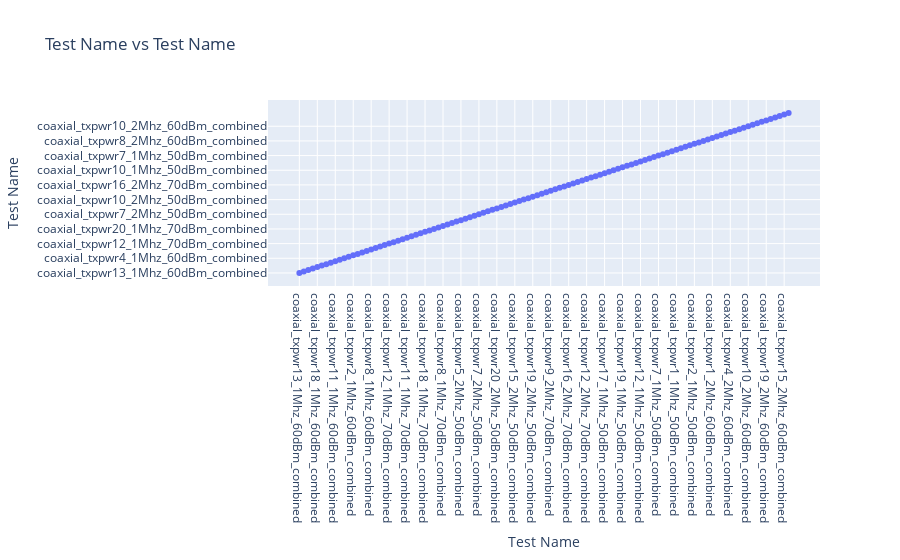
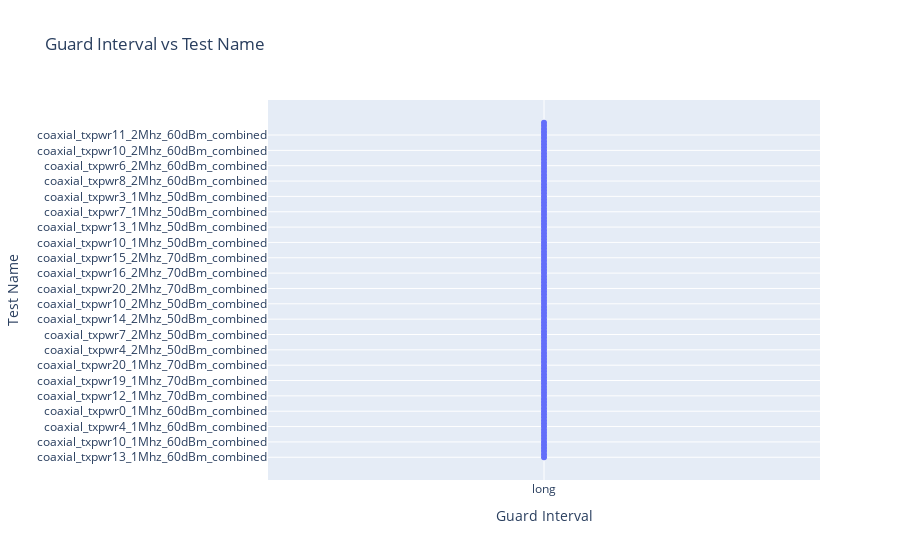
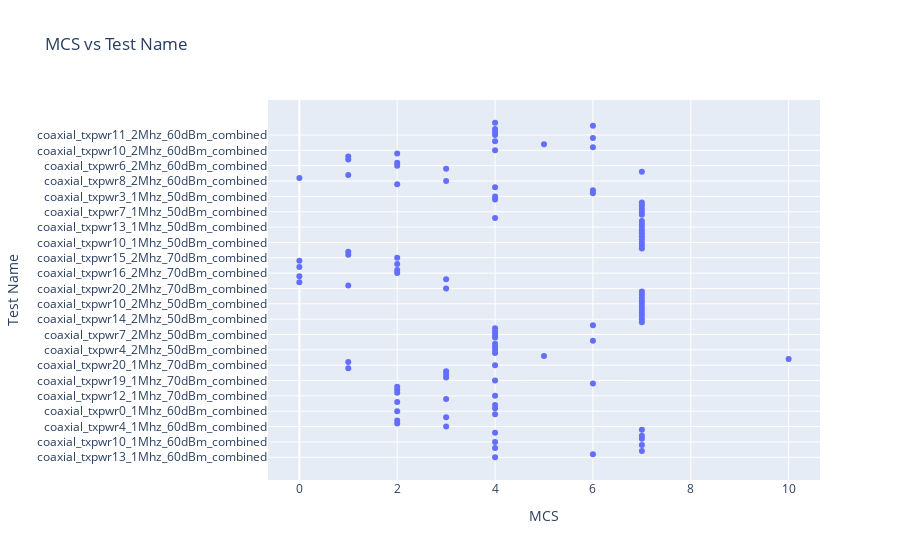
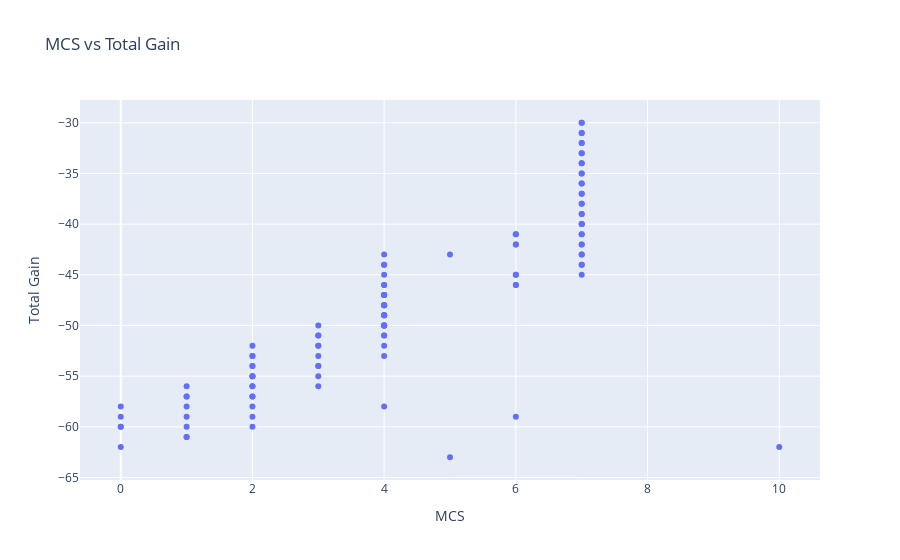

The code cell stored with these charts, in order, in its notebook:
### Code cell
# init commits
scenarios = []
def extract_scenarios_from_text_files(directory):
    for root, dirs, files in os.walk(directory):
        for dir in dirs:
            source_dir = os.path.join(root, dir)
            for file in os.listdir(source_dir):
                print(file)
                if file.endswith('.txt'):
                    file_path = os.path.join(source_dir, file)
                    try:
                        scenario = Scenario(file_path)
                        scenarios.append(scenario)
                    except Exception as e:
                        print(f"An error occurred while processing {file_path}: {e}")
                        continue
    return scenarios

def scenarios_to_dataframe(scenarios):
    data_dicts = [scenario.to_dict() for scenario in scenarios]
    return pd.DataFrame(data_dicts)

def plot_interactive(df):
    def update_plot(x, y):
        fig = px.scatter(df, x=x, y=y, title=f'{x} vs {y}', labels={x: x, y: y})
        fig.show()

    columns = df.columns
    interact(update_plot, x=columns, y=columns)

# Example usage
logs_directory = r'/Users/francesco/Library/CloudStorage/OneDrive-epfl.ch/MA2/Semester Project/DATA/WiFi_HaLow/data/coaxial'
scenarios = extract_scenarios_from_text_files(logs_directory)
data_frame = scenarios_to_dataframe(scenarios)
print(data_frame)

if not data_frame.empty:
    plot_interactive(data_frame)
else:
    print("No data available for plotting.")

### Figure 1 — Plotly figure (JSON) as saved in the notebook; plotly's stock layout.template omitted (floating-point values rounded to 4 significant figures)
{"data": [{"hovertemplate": "Test Name=%{y}<extra></extra>", "legendgroup": "", "marker": {"color": "#636efa", "symbol": "circle"}, "mode": "markers", "name": "", "orientation": "v", "showlegend": false, "type": "scatter", "x": ["coaxial_txpwr13_1Mhz_60dBm_combined", "coaxial_txpwr14_1Mhz_60dBm_combined", "coaxial_txpwr15_1Mhz_60dBm_combined", "coaxial_txpwr12_1Mhz_60dBm_combined", "coaxial_txpwr18_1Mhz_60dBm_combined", "coaxial_txpwr10_1Mhz_60dBm_combined", "coaxial_txpwr17_1Mhz_60dBm_combined", "coaxial_txpwr16_1Mhz_60dBm_combined", "coaxial_txpwr11_1Mhz_60dBm_combined", "coaxial_txpwr19_1Mhz_60dBm_combined", "coaxial_txpwr4_1Mhz_60dBm_combined", "coaxial_txpwr3_1Mhz_60dBm_combined", "coaxial_txpwr2_1Mhz_60dBm_combined", "coaxial_txpwr5_1Mhz_60dBm_combined", "coaxial_txpwr7_1Mhz_60dBm_combined", "coaxial_txpwr0_1Mhz_60dBm_combined", "coaxial_txpwr8_1Mhz_60dBm_combined", "coaxial_txpwr9_1Mhz_60dBm_combined", "coaxial_txpwr1_1Mhz_60dBm_combined", "coaxial_txpwr6_1Mhz_60dBm_combined", "coaxial_txpwr12_1Mhz_70dBm_combined", "coaxial_txpwr15_1Mhz_70dBm_combined", "coaxial_txpwr14_1Mhz_70dBm_combined", "coaxial_txpwr13_1Mhz_70dBm_combined", "coaxial_txpwr11_1Mhz_70dBm_combined", "coaxial_txpwr19_1Mhz_70dBm_combined", "coaxial_txpwr16_1Mhz_70dBm_combined", "coaxial_txpwr17_1Mhz_70dBm_combined", "coaxial_txpwr18_1Mhz_70dBm_combined", "coaxial_txpwr10_1Mhz_70dBm_combined", "coaxial_txpwr20_1Mhz_70dBm_combined", "coaxial_txpwr9_1Mhz_70dBm_combined", "coaxial_txpwr8_1Mhz_70dBm_combined", "coaxial_txpwr7_1Mhz_70dBm_combined", "coaxial_txpwr3_2Mhz_50dBm_combined", "coaxial_txpwr4_2Mhz_50dBm_combined", "coaxial_txpwr5_2Mhz_50dBm_combined", "coaxial_txpwr2_2Mhz_50dBm_combined", "coaxial_txpwr8_2Mhz_50dBm_combined", "coaxial_txpwr0_2Mhz_50dBm_combined", "coaxial_txpwr7_2Mhz_50dBm_combined", "coaxial_txpwr6_2Mhz_50dBm_combined", "coaxial_txpwr1_2Mhz_50dBm_combined", "coaxial_txpwr9_2Mhz_50dBm_combined", "coaxial_txpwr20_2Mhz_50dBm_combined", "coaxial_txpwr14_2Mhz_50dBm_combined", "coaxial_txpwr13_2Mhz_50dBm_combined", "coaxial_txpwr12_2Mhz_50dBm_combined", "coaxial_txpwr15_2Mhz_50dBm_combined", "coaxial_txpwr17_2Mhz_50dBm_combined", "coaxial_txpwr10_2Mhz_50dBm_combined", "coaxial_txpwr18_2Mhz_50dBm_combined", "coaxial_txpwr19_2Mhz_50dBm_combined", "coaxial_txpwr11_2Mhz_50dBm_combined", "coaxial_txpwr16_2Mhz_50dBm_combined", "coaxial_txpwr20_2Mhz_70dBm_combined", "coaxial_txpwr9_2Mhz_70dBm_combined", "coaxial_txpwr8_2Mhz_70dBm_combined", "coaxial_txpwr19_2Mhz_70dBm_combined", "coaxial_txpwr11_2Mhz_70dBm_combined", "coaxial_txpwr16_2Mhz_70dBm_combined", "coaxial_txpwr17_2Mhz_70dBm_combined", "coaxial_txpwr10_2Mhz_70dBm_combined", "coaxial_txpwr18_2Mhz_70dBm_combined", "coaxial_txpwr12_2Mhz_70dBm_combined", "coaxial_txpwr15_2Mhz_70dBm_combined", "coaxial_txpwr14_2Mhz_70dBm_combined", "coaxial_txpwr13_2Mhz_70dBm_combined", "coaxial_txpwr17_1Mhz_50dBm_combined", "coaxial_txpwr18_1Mhz_50dBm_combined", "coaxial_txpwr10_1Mhz_50dBm_combined", "coaxial_txpwr11_1Mhz_50dBm_combined", "coaxial_txpwr19_1Mhz_50dBm_combined", "coaxial_txpwr16_1Mhz_50dBm_combined", "coaxial_txpwr14_1Mhz_50dBm_combined", "coaxial_txpwr13_1Mhz_50dBm_combined", "coaxial_txpwr12_1Mhz_50dBm_combined", "coaxial_txpwr15_1Mhz_50dBm_combined", "coaxial_txpwr0_1Mhz_50dBm_combined", "coaxial_txpwr8_1Mhz_50dBm_combined", "coaxial_txpwr7_1Mhz_50dBm_combined", "coaxial_txpwr6_1Mhz_50dBm_combined", "coaxial_txpwr9_1Mhz_50dBm_combined", "coaxial_txpwr20_1Mhz_50dBm_combined", "coaxial_txpwr1_1Mhz_50dBm_combined", "coaxial_txpwr3_1Mhz_50dBm_combined", "coaxial_txpwr4_1Mhz_50dBm_combined", "coaxial_txpwr5_1Mhz_50dBm_combined", "coaxial_txpwr2_1Mhz_50dBm_combined", "coaxial_txpwr7_2Mhz_60dBm_combined", "coaxial_txpwr8_2Mhz_60dBm_combined", "coaxial_txpwr0_2Mhz_60dBm_combined", "coaxial_txpwr1_2Mhz_60dBm_combined", "coaxial_txpwr20_2Mhz_60dBm_combined", "coaxial_txpwr9_2Mhz_60dBm_combined", "coaxial_txpwr6_2Mhz_60dBm_combined", "coaxial_txpwr4_2Mhz_60dBm_combined", "coaxial_txpwr3_2Mhz_60dBm_combined", "coaxial_txpwr2_2Mhz_60dBm_combined", "coaxial_txpwr5_2Mhz_60dBm_combined", "coaxial_txpwr10_2Mhz_60dBm_combined", "coaxial_txpwr18_2Mhz_60dBm_combined", "coaxial_txpwr17_2Mhz_60dBm_combined", "coaxial_txpwr16_2Mhz_60dBm_combined", "coaxial_txpwr19_2Mhz_60dBm_combined", "coaxial_txpwr11_2Mhz_60dBm_combined", "coaxial_txpwr13_2Mhz_60dBm_combined", "coaxial_txpwr14_2Mhz_60dBm_combined", "coaxial_txpwr15_2Mhz_60dBm_combined", "coaxial_txpwr12_2Mhz_60dBm_combined"], "xaxis": "x", "y": ["coaxial_txpwr13_1Mhz_60dBm_combined", "coaxial_txpwr14_1Mhz_60dBm_combined", "coaxial_txpwr15_1Mhz_60dBm_combined", "coaxial_txpwr12_1Mhz_60dBm_combined", "coaxial_txpwr18_1Mhz_60dBm_combined", "coaxial_txpwr10_1Mhz_60dBm_combined", "coaxial_txpwr17_1Mhz_60dBm_combined", "coaxial_txpwr16_1Mhz_60dBm_combined", "coaxial_txpwr11_1Mhz_60dBm_combined", "coaxial_txpwr19_1Mhz_60dBm_combined", "coaxial_txpwr4_1Mhz_60dBm_combined", "coaxial_txpwr3_1Mhz_60dBm_combined", "coaxial_txpwr2_1Mhz_60dBm_combined", "coaxial_txpwr5_1Mhz_60dBm_combined", "coaxial_txpwr7_1Mhz_60dBm_combined", "coaxial_txpwr0_1Mhz_60dBm_combined", "coaxial_txpwr8_1Mhz_60dBm_combined", "coaxial_txpwr9_1Mhz_60dBm_combined", "coaxial_txpwr1_1Mhz_60dBm_combined", "coaxial_txpwr6_1Mhz_60dBm_combined", "coaxial_txpwr12_1Mhz_70dBm_combined", "coaxial_txpwr15_1Mhz_70dBm_combined", "coaxial_txpwr14_1Mhz_70dBm_combined", "coaxial_txpwr13_1Mhz_70dBm_combined", "coaxial_txpwr11_1Mhz_70dBm_combined", "coaxial_txpwr19_1Mhz_70dBm_combined", "coaxial_txpwr16_1Mhz_70dBm_combined", "coaxial_txpwr17_1Mhz_70dBm_combined", "coaxial_txpwr18_1Mhz_70dBm_combined", "coaxial_txpwr10_1Mhz_70dBm_combined", "coaxial_txpwr20_1Mhz_70dBm_combined", "coaxial_txpwr9_1Mhz_70dBm_combined", "coaxial_txpwr8_1Mhz_70dBm_combined", "coaxial_txpwr7_1Mhz_70dBm_combined", "coaxial_txpwr3_2Mhz_50dBm_combined", "coaxial_txpwr4_2Mhz_50dBm_combined", "coaxial_txpwr5_2Mhz_50dBm_combined", "coaxial_txpwr2_2Mhz_50dBm_combined", "coaxial_txpwr8_2Mhz_50dBm_combined", "coaxial_txpwr0_2Mhz_50dBm_combined", "coaxial_txpwr7_2Mhz_50dBm_combined", "coaxial_txpwr6_2Mhz_50dBm_combined", "coaxial_txpwr1_2Mhz_50dBm_combined", "coaxial_txpwr9_2Mhz_50dBm_combined", "coaxial_txpwr20_2Mhz_50dBm_combined", "coaxial_txpwr14_2Mhz_50dBm_combined", "coaxial_txpwr13_2Mhz_50dBm_combined", "coaxial_txpwr12_2Mhz_50dBm_combined", "coaxial_txpwr15_2Mhz_50dBm_combined", "coaxial_txpwr17_2Mhz_50dBm_combined", "coaxial_txpwr10_2Mhz_50dBm_combined", "coaxial_txpwr18_2Mhz_50dBm_combined", "coaxial_txpwr19_2Mhz_50dBm_combined", "coaxial_txpwr11_2Mhz_50dBm_combined", "coaxial_txpwr16_2Mhz_50dBm_combined", "coaxial_txpwr20_2Mhz_70dBm_combined", "coaxial_txpwr9_2Mhz_70dBm_combined", "coaxial_txpwr8_2Mhz_70dBm_combined", "coaxial_txpwr19_2Mhz_70dBm_combined", "coaxial_txpwr11_2Mhz_70dBm_combined", "coaxial_txpwr16_2Mhz_70dBm_combined", "coaxial_txpwr17_2Mhz_70dBm_combined", "coaxial_txpwr10_2Mhz_70dBm_combined", "coaxial_txpwr18_2Mhz_70dBm_combined", "coaxial_txpwr12_2Mhz_70dBm_combined", "coaxial_txpwr15_2Mhz_70dBm_combined", "coaxial_txpwr14_2Mhz_70dBm_combined", "coaxial_txpwr13_2Mhz_70dBm_combined", "coaxial_txpwr17_1Mhz_50dBm_combined", "coaxial_txpwr18_1Mhz_50dBm_combined", "coaxial_txpwr10_1Mhz_50dBm_combined", "coaxial_txpwr11_1Mhz_50dBm_combined", "coaxial_txpwr19_1Mhz_50dBm_combined", "coaxial_txpwr16_1Mhz_50dBm_combined", "coaxial_txpwr14_1Mhz_50dBm_combined", "coaxial_txpwr13_1Mhz_50dBm_combined", "coaxial_txpwr12_1Mhz_50dBm_combined", "coaxial_txpwr15_1Mhz_50dBm_combined", "coaxial_txpwr0_1Mhz_50dBm_combined", "coaxial_txpwr8_1Mhz_50dBm_combined", "coaxial_txpwr7_1Mhz_50dBm_combined", "coaxial_txpwr6_1Mhz_50dBm_combined", "coaxial_txpwr9_1Mhz_50dBm_combined", "coaxial_txpwr20_1Mhz_50dBm_combined", "coaxial_txpwr1_1Mhz_50dBm_combined", "coaxial_txpwr3_1Mhz_50dBm_combined", "coaxial_txpwr4_1Mhz_50dBm_combined", "coaxial_txpwr5_1Mhz_50dBm_combined", "coaxial_txpwr2_1Mhz_50dBm_combined", "coaxial_txpwr7_2Mhz_60dBm_combined", "coaxial_txpwr8_2Mhz_60dBm_combined", "coaxial_txpwr0_2Mhz_60dBm_combined", "coaxial_txpwr1_2Mhz_60dBm_combined", "coaxial_txpwr20_2Mhz_60dBm_combined", "coaxial_txpwr9_2Mhz_60dBm_combined", "coaxial_txpwr6_2Mhz_60dBm_combined", "coaxial_txpwr4_2Mhz_60dBm_combined", "coaxial_txpwr3_2Mhz_60dBm_combined", "coaxial_txpwr2_2Mhz_60dBm_combined", "coaxial_txpwr5_2Mhz_60dBm_combined", "coaxial_txpwr10_2Mhz_60dBm_combined", "coaxial_txpwr18_2Mhz_60dBm_combined", "coaxial_txpwr17_2Mhz_60dBm_combined", "coaxial_txpwr16_2Mhz_60dBm_combined", "coaxial_txpwr19_2Mhz_60dBm_combined", "coaxial_txpwr11_2Mhz_60dBm_combined", "coaxial_txpwr13_2Mhz_60dBm_combined", "coaxial_txpwr14_2Mhz_60dBm_combined", "coaxial_txpwr15_2Mhz_60dBm_combined", "coaxial_txpwr12_2Mhz_60dBm_combined"], "yaxis": "y"}], "layout": {"legend": {"tracegroupgap": 0}, "title": {"text": "Test Name vs Test Name"}, "xaxis": {"anchor": "y", "domain": [0, 1], "title": {"text": "Test Name"}}, "yaxis": {"anchor": "x", "domain": [0, 1], "title": {"text": "Test Name"}}}}

### Figure 2 — Plotly figure (JSON) as saved in the notebook; plotly's stock layout.template omitted (floating-point values rounded to 4 significant figures)
{"data": [{"hovertemplate": "Guard Interval=%{x}<br>Test Name=%{y}<extra></extra>", "legendgroup": "", "marker": {"color": "#636efa", "symbol": "circle"}, "mode": "markers", "name": "", "orientation": "v", "showlegend": false, "type": "scatter", "x": ["long", "long", "long", "long", "long", "long", "long", "long", "long", "long", "long", "long", "long", "long", "long", "long", "long", "long", "long", "long", "long", "long", "long", "long", "long", "long", "long", "long", "long", "long", "long", "long", "long", "long", "long", "long", "long", "long", "long", "long", "long", "long", "long", "long", "long", "long", "long", "long", "long", "long", "long", "long", "long", "long", "long", "long", "long", "long", "long", "long", "long", "long", "long", "long", "long", "long", "long", "long", "long", "long", "long", "long", "long", "long", "long", "long", "long", "long", "long", "long", "long", "long", "long", "long", "long", "long", "long", "long", "long", "long", "long", "long", "long", "long", "long", "long", "long", "long", "long", "long", "long", "long", "long", "long", "long", "long", "long", "long", "long", "long"], "xaxis": "x", "y": ["coaxial_txpwr13_1Mhz_60dBm_combined", "coaxial_txpwr14_1Mhz_60dBm_combined", "coaxial_txpwr15_1Mhz_60dBm_combined", "coaxial_txpwr12_1Mhz_60dBm_combined", "coaxial_txpwr18_1Mhz_60dBm_combined", "coaxial_txpwr10_1Mhz_60dBm_combined", "coaxial_txpwr17_1Mhz_60dBm_combined", "coaxial_txpwr16_1Mhz_60dBm_combined", "coaxial_txpwr11_1Mhz_60dBm_combined", "coaxial_txpwr19_1Mhz_60dBm_combined", "coaxial_txpwr4_1Mhz_60dBm_combined", "coaxial_txpwr3_1Mhz_60dBm_combined", "coaxial_txpwr2_1Mhz_60dBm_combined", "coaxial_txpwr5_1Mhz_60dBm_combined", "coaxial_txpwr7_1Mhz_60dBm_combined", "coaxial_txpwr0_1Mhz_60dBm_combined", "coaxial_txpwr8_1Mhz_60dBm_combined", "coaxial_txpwr9_1Mhz_60dBm_combined", "coaxial_txpwr1_1Mhz_60dBm_combined", "coaxial_txpwr6_1Mhz_60dBm_combined", "coaxial_txpwr12_1Mhz_70dBm_combined", "coaxial_txpwr15_1Mhz_70dBm_combined", "coaxial_txpwr14_1Mhz_70dBm_combined", "coaxial_txpwr13_1Mhz_70dBm_combined", "coaxial_txpwr11_1Mhz_70dBm_combined", "coaxial_txpwr19_1Mhz_70dBm_combined", "coaxial_txpwr16_1Mhz_70dBm_combined", "coaxial_txpwr17_1Mhz_70dBm_combined", "coaxial_txpwr18_1Mhz_70dBm_combined", "coaxial_txpwr10_1Mhz_70dBm_combined", "coaxial_txpwr20_1Mhz_70dBm_combined", "coaxial_txpwr9_1Mhz_70dBm_combined", "coaxial_txpwr8_1Mhz_70dBm_combined", "coaxial_txpwr7_1Mhz_70dBm_combined", "coaxial_txpwr3_2Mhz_50dBm_combined", "coaxial_txpwr4_2Mhz_50dBm_combined", "coaxial_txpwr5_2Mhz_50dBm_combined", "coaxial_txpwr2_2Mhz_50dBm_combined", "coaxial_txpwr8_2Mhz_50dBm_combined", "coaxial_txpwr0_2Mhz_50dBm_combined", "coaxial_txpwr7_2Mhz_50dBm_combined", "coaxial_txpwr6_2Mhz_50dBm_combined", "coaxial_txpwr1_2Mhz_50dBm_combined", "coaxial_txpwr9_2Mhz_50dBm_combined", "coaxial_txpwr20_2Mhz_50dBm_combined", "coaxial_txpwr14_2Mhz_50dBm_combined", "coaxial_txpwr13_2Mhz_50dBm_combined", "coaxial_txpwr12_2Mhz_50dBm_combined", "coaxial_txpwr15_2Mhz_50dBm_combined", "coaxial_txpwr17_2Mhz_50dBm_combined", "coaxial_txpwr10_2Mhz_50dBm_combined", "coaxial_txpwr18_2Mhz_50dBm_combined", "coaxial_txpwr19_2Mhz_50dBm_combined", "coaxial_txpwr11_2Mhz_50dBm_combined", "coaxial_txpwr16_2Mhz_50dBm_combined", "coaxial_txpwr20_2Mhz_70dBm_combined", "coaxial_txpwr9_2Mhz_70dBm_combined", "coaxial_txpwr8_2Mhz_70dBm_combined", "coaxial_txpwr19_2Mhz_70dBm_combined", "coaxial_txpwr11_2Mhz_70dBm_combined", "coaxial_txpwr16_2Mhz_70dBm_combined", "coaxial_txpwr17_2Mhz_70dBm_combined", "coaxial_txpwr10_2Mhz_70dBm_combined", "coaxial_txpwr18_2Mhz_70dBm_combined", "coaxial_txpwr12_2Mhz_70dBm_combined", "coaxial_txpwr15_2Mhz_70dBm_combined", "coaxial_txpwr14_2Mhz_70dBm_combined", "coaxial_txpwr13_2Mhz_70dBm_combined", "coaxial_txpwr17_1Mhz_50dBm_combined", "coaxial_txpwr18_1Mhz_50dBm_combined", "coaxial_txpwr10_1Mhz_50dBm_combined", "coaxial_txpwr11_1Mhz_50dBm_combined", "coaxial_txpwr19_1Mhz_50dBm_combined", "coaxial_txpwr16_1Mhz_50dBm_combined", "coaxial_txpwr14_1Mhz_50dBm_combined", "coaxial_txpwr13_1Mhz_50dBm_combined", "coaxial_txpwr12_1Mhz_50dBm_combined", "coaxial_txpwr15_1Mhz_50dBm_combined", "coaxial_txpwr0_1Mhz_50dBm_combined", "coaxial_txpwr8_1Mhz_50dBm_combined", "coaxial_txpwr7_1Mhz_50dBm_combined", "coaxial_txpwr6_1Mhz_50dBm_combined", "coaxial_txpwr9_1Mhz_50dBm_combined", "coaxial_txpwr20_1Mhz_50dBm_combined", "coaxial_txpwr1_1Mhz_50dBm_combined", "coaxial_txpwr3_1Mhz_50dBm_combined", "coaxial_txpwr4_1Mhz_50dBm_combined", "coaxial_txpwr5_1Mhz_50dBm_combined", "coaxial_txpwr2_1Mhz_50dBm_combined", "coaxial_txpwr7_2Mhz_60dBm_combined", "coaxial_txpwr8_2Mhz_60dBm_combined", "coaxial_txpwr0_2Mhz_60dBm_combined", "coaxial_txpwr1_2Mhz_60dBm_combined", "coaxial_txpwr20_2Mhz_60dBm_combined", "coaxial_txpwr9_2Mhz_60dBm_combined", "coaxial_txpwr6_2Mhz_60dBm_combined", "coaxial_txpwr4_2Mhz_60dBm_combined", "coaxial_txpwr3_2Mhz_60dBm_combined", "coaxial_txpwr2_2Mhz_60dBm_combined", "coaxial_txpwr5_2Mhz_60dBm_combined", "coaxial_txpwr10_2Mhz_60dBm_combined", "coaxial_txpwr18_2Mhz_60dBm_combined", "coaxial_txpwr17_2Mhz_60dBm_combined", "coaxial_txpwr16_2Mhz_60dBm_combined", "coaxial_txpwr19_2Mhz_60dBm_combined", "coaxial_txpwr11_2Mhz_60dBm_combined", "coaxial_txpwr13_2Mhz_60dBm_combined", "coaxial_txpwr14_2Mhz_60dBm_combined", "coaxial_txpwr15_2Mhz_60dBm_combined", "coaxial_txpwr12_2Mhz_60dBm_combined"], "yaxis": "y"}], "layout": {"legend": {"tracegroupgap": 0}, "title": {"text": "Guard Interval vs Test Name"}, "xaxis": {"anchor": "y", "domain": [0, 1], "title": {"text": "Guard Interval"}}, "yaxis": {"anchor": "x", "domain": [0, 1], "title": {"text": "Test Name"}}}}

### Figure 3 — Plotly figure (JSON) as saved in the notebook; plotly's stock layout.template omitted (floating-point values rounded to 4 significant figures)
{"data": [{"hovertemplate": "MCS=%{x}<br>Test Name=%{y}<extra></extra>", "legendgroup": "", "marker": {"color": "#636efa", "symbol": "circle"}, "mode": "markers", "name": "", "orientation": "h", "showlegend": false, "type": "scatter", "x": [4, 6, 7, 4, 7, 4, 7, 7, 4, 7, 3, 2, 2, 3, 4, 2, 4, 4, 2, 3, 4, 2, 2, 2, 6, 4, 3, 3, 3, 1, 4, 1, 10, 5, 4, 4, 4, 4, 6, 4, 4, 4, 4, 6, 7, 7, 7, 7, 7, 7, 7, 7, 7, 7, 7, 3, 1, 0, 3, 0, 2, 2, 0, 2, 0, 2, 1, 1, 7, 7, 7, 7, 7, 7, 7, 7, 7, 7, 4, 7, 7, 7, 7, 7, 4, 4, 6, 6, 4, 2, 3, 0, 1, 7, 3, 2, 2, 1, 1, 2, 4, 6, 5, 4, 6, 4, 4, 4, 6, 4], "xaxis": "x", "y": ["coaxial_txpwr13_1Mhz_60dBm_combined", "coaxial_txpwr14_1Mhz_60dBm_combined", "coaxial_txpwr15_1Mhz_60dBm_combined", "coaxial_txpwr12_1Mhz_60dBm_combined", "coaxial_txpwr18_1Mhz_60dBm_combined", "coaxial_txpwr10_1Mhz_60dBm_combined", "coaxial_txpwr17_1Mhz_60dBm_combined", "coaxial_txpwr16_1Mhz_60dBm_combined", "coaxial_txpwr11_1Mhz_60dBm_combined", "coaxial_txpwr19_1Mhz_60dBm_combined", "coaxial_txpwr4_1Mhz_60dBm_combined", "coaxial_txpwr3_1Mhz_60dBm_combined", "coaxial_txpwr2_1Mhz_60dBm_combined", "coaxial_txpwr5_1Mhz_60dBm_combined", "coaxial_txpwr7_1Mhz_60dBm_combined", "coaxial_txpwr0_1Mhz_60dBm_combined", "coaxial_txpwr8_1Mhz_60dBm_combined", "coaxial_txpwr9_1Mhz_60dBm_combined", "coaxial_txpwr1_1Mhz_60dBm_combined", "coaxial_txpwr6_1Mhz_60dBm_combined", "coaxial_txpwr12_1Mhz_70dBm_combined", "coaxial_txpwr15_1Mhz_70dBm_combined", "coaxial_txpwr14_1Mhz_70dBm_combined", "coaxial_txpwr13_1Mhz_70dBm_combined", "coaxial_txpwr11_1Mhz_70dBm_combined", "coaxial_txpwr19_1Mhz_70dBm_combined", "coaxial_txpwr16_1Mhz_70dBm_combined", "coaxial_txpwr17_1Mhz_70dBm_combined", "coaxial_txpwr18_1Mhz_70dBm_combined", "coaxial_txpwr10_1Mhz_70dBm_combined", "coaxial_txpwr20_1Mhz_70dBm_combined", "coaxial_txpwr9_1Mhz_70dBm_combined", "coaxial_txpwr8_1Mhz_70dBm_combined", "coaxial_txpwr7_1Mhz_70dBm_combined", "coaxial_txpwr3_2Mhz_50dBm_combined", "coaxial_txpwr4_2Mhz_50dBm_combined", "coaxial_txpwr5_2Mhz_50dBm_combined", "coaxial_txpwr2_2Mhz_50dBm_combined", "coaxial_txpwr8_2Mhz_50dBm_combined", "coaxial_txpwr0_2Mhz_50dBm_combined", "coaxial_txpwr7_2Mhz_50dBm_combined", "coaxial_txpwr6_2Mhz_50dBm_combined", "coaxial_txpwr1_2Mhz_50dBm_combined", "coaxial_txpwr9_2Mhz_50dBm_combined", "coaxial_txpwr20_2Mhz_50dBm_combined", "coaxial_txpwr14_2Mhz_50dBm_combined", "coaxial_txpwr13_2Mhz_50dBm_combined", "coaxial_txpwr12_2Mhz_50dBm_combined", "coaxial_txpwr15_2Mhz_50dBm_combined", "coaxial_txpwr17_2Mhz_50dBm_combined", "coaxial_txpwr10_2Mhz_50dBm_combined", "coaxial_txpwr18_2Mhz_50dBm_combined", "coaxial_txpwr19_2Mhz_50dBm_combined", "coaxial_txpwr11_2Mhz_50dBm_combined", "coaxial_txpwr16_2Mhz_50dBm_combined", "coaxial_txpwr20_2Mhz_70dBm_combined", "coaxial_txpwr9_2Mhz_70dBm_combined", "coaxial_txpwr8_2Mhz_70dBm_combined", "coaxial_txpwr19_2Mhz_70dBm_combined", "coaxial_txpwr11_2Mhz_70dBm_combined", "coaxial_txpwr16_2Mhz_70dBm_combined", "coaxial_txpwr17_2Mhz_70dBm_combined", "coaxial_txpwr10_2Mhz_70dBm_combined", "coaxial_txpwr18_2Mhz_70dBm_combined", "coaxial_txpwr12_2Mhz_70dBm_combined", "coaxial_txpwr15_2Mhz_70dBm_combined", "coaxial_txpwr14_2Mhz_70dBm_combined", "coaxial_txpwr13_2Mhz_70dBm_combined", "coaxial_txpwr17_1Mhz_50dBm_combined", "coaxial_txpwr18_1Mhz_50dBm_combined", "coaxial_txpwr10_1Mhz_50dBm_combined", "coaxial_txpwr11_1Mhz_50dBm_combined", "coaxial_txpwr19_1Mhz_50dBm_combined", "coaxial_txpwr16_1Mhz_50dBm_combined", "coaxial_txpwr14_1Mhz_50dBm_combined", "coaxial_txpwr13_1Mhz_50dBm_combined", "coaxial_txpwr12_1Mhz_50dBm_combined", "coaxial_txpwr15_1Mhz_50dBm_combined", "coaxial_txpwr0_1Mhz_50dBm_combined", "coaxial_txpwr8_1Mhz_50dBm_combined", "coaxial_txpwr7_1Mhz_50dBm_combined", "coaxial_txpwr6_1Mhz_50dBm_combined", "coaxial_txpwr9_1Mhz_50dBm_combined", "coaxial_txpwr20_1Mhz_50dBm_combined", "coaxial_txpwr1_1Mhz_50dBm_combined", "coaxial_txpwr3_1Mhz_50dBm_combined", "coaxial_txpwr4_1Mhz_50dBm_combined", "coaxial_txpwr5_1Mhz_50dBm_combined", "coaxial_txpwr2_1Mhz_50dBm_combined", "coaxial_txpwr7_2Mhz_60dBm_combined", "coaxial_txpwr8_2Mhz_60dBm_combined", "coaxial_txpwr0_2Mhz_60dBm_combined", "coaxial_txpwr1_2Mhz_60dBm_combined", "coaxial_txpwr20_2Mhz_60dBm_combined", "coaxial_txpwr9_2Mhz_60dBm_combined", "coaxial_txpwr6_2Mhz_60dBm_combined", "coaxial_txpwr4_2Mhz_60dBm_combined", "coaxial_txpwr3_2Mhz_60dBm_combined", "coaxial_txpwr2_2Mhz_60dBm_combined", "coaxial_txpwr5_2Mhz_60dBm_combined", "coaxial_txpwr10_2Mhz_60dBm_combined", "coaxial_txpwr18_2Mhz_60dBm_combined", "coaxial_txpwr17_2Mhz_60dBm_combined", "coaxial_txpwr16_2Mhz_60dBm_combined", "coaxial_txpwr19_2Mhz_60dBm_combined", "coaxial_txpwr11_2Mhz_60dBm_combined", "coaxial_txpwr13_2Mhz_60dBm_combined", "coaxial_txpwr14_2Mhz_60dBm_combined", "coaxial_txpwr15_2Mhz_60dBm_combined", "coaxial_txpwr12_2Mhz_60dBm_combined"], "yaxis": "y"}], "layout": {"legend": {"tracegroupgap": 0}, "title": {"text": "MCS vs Test Name"}, "xaxis": {"anchor": "y", "domain": [0, 1], "title": {"text": "MCS"}}, "yaxis": {"anchor": "x", "domain": [0, 1], "title": {"text": "Test Name"}}}}

### Figure 4 — Plotly figure (JSON) as saved in the notebook; plotly's stock layout.template omitted (floating-point values rounded to 4 significant figures)
{"data": [{"hovertemplate": "MCS=%{x}<br>Total Gain=%{y}<extra></extra>", "legendgroup": "", "marker": {"color": "#636efa", "symbol": "circle"}, "mode": "markers", "name": "", "orientation": "v", "showlegend": false, "type": "scatter", "x": [4, 6, 7, 4, 7, 4, 7, 7, 4, 7, 3, 2, 2, 3, 4, 2, 4, 4, 2, 3, 4, 2, 2, 2, 6, 4, 3, 3, 3, 1, 4, 1, 10, 5, 4, 4, 4, 4, 6, 4, 4, 4, 4, 6, 7, 7, 7, 7, 7, 7, 7, 7, 7, 7, 7, 3, 1, 0, 3, 0, 2, 2, 0, 2, 0, 2, 1, 1, 7, 7, 7, 7, 7, 7, 7, 7, 7, 7, 4, 7, 7, 7, 7, 7, 4, 4, 6, 6, 4, 2, 3, 0, 1, 7, 3, 2, 2, 1, 1, 2, 4, 6, 5, 4, 6, 4, 4, 4, 6, 4], "xaxis": "x", "y": [-47, -46, -45, -48, -42, -50, -43, -44, -49, -41, -56, -57, -58, -55, -53, -60, -52, -51, -59, -54, -58, -55, -56, -57, -59, -51, -54, -53, -52, -60, -50, -61, -62, -63, -47, -46, -45, -48, -42, -50, -43, -44, -49, -41, -30, -36, -37, -38, -35, -33, -40, -32, -31, -39, -34, -50, -61, -62, -51, -59, -54, -53, -60, -52, -58, -55, -56, -57, -33, -32, -40, -39, -31, -34, -36, -37, -38, -35, -50, -42, -43, -44, -41, -30, -49, -47, -46, -45, -48, -53, -52, -60, -59, -40, -51, -54, -56, -57, -58, -55, -50, -42, -43, -44, -41, -49, -47, -46, -45, -48], "yaxis": "y"}], "layout": {"legend": {"tracegroupgap": 0}, "title": {"text": "MCS vs Total Gain"}, "xaxis": {"anchor": "y", "domain": [0, 1], "title": {"text": "MCS"}}, "yaxis": {"anchor": "x", "domain": [0, 1], "title": {"text": "Total Gain"}}}}
